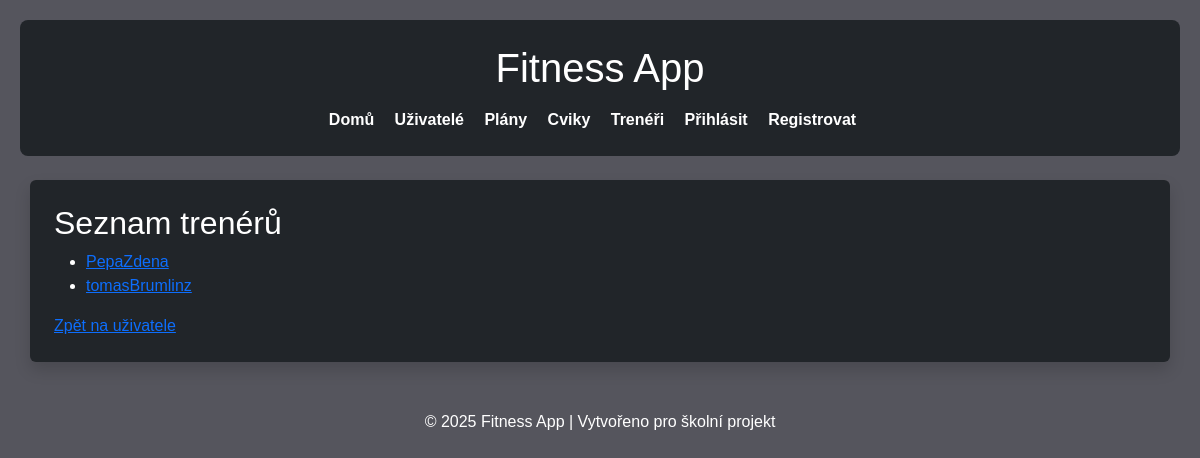
Screenshot of /trainers/ with the database file from the repository.
### library/models.py (models this page shows, shortened)
class UserProfile(models.Model):
    user = models.OneToOneField(User, on_delete=models.CASCADE, related_name='profile')
    age = models.IntegerField(verbose_name='Age')
    height = models.FloatField(verbose_name='Height (cm)')
    weight = models.FloatField(verbose_name='Weight (kg)')
    is_trainer = models.BooleanField(default=False, verbose_name='Is Trainer')
    trainer = models.ForeignKey(
        'self',
        on_delete=models.SET_NULL,
        null=True,
        blank=True,
        limit_choices_to={'is_trainer': True},
        related_name='clients',
        verbose_name='Selected Trainer'
    )
    class Meta:
        ordering = ['user__username']
        verbose_name = 'User Profile'
        verbose_name_plural = 'User Profiles'

### library/views.py (the view)
# urls.py: path('trainers/', views.TrainerListView.as_view(), name='trainer-list'),
class TrainerListView(ListView):
    model = UserProfile
    template_name = 'trainer-list.html'
    def get_queryset(self):
        return UserProfile.objects.filter(is_trainer=True)

### library/templates/trainer-list.html (shortened to what this page needs)
{% extends "base.html" %}
{% block content %}
  <h2>Seznam trenérů</h2>
  <ul>
    {% for trainer in object_list %}
      <li>
        <a href="{% url 'userprofile-detail' trainer.pk %}">
          {{ trainer.user.username }}
        </a>
      </li>
    {% empty %}
      <li>Žádní trenéři nejsou k dispozici.</li>
    {% endfor %}
  </ul>
  <a href="{% url 'userprofile-list' %}">Zpět na uživatele</a>
{% endblock %}

### library/static/css/styles.css (style rules this page uses)
* { margin: 0; padding: 0; box-sizing: border-box; }
body { font-family: Arial, sans-serif; background-color: #55555d; color: white; padding: 20px; }

### rows the page displays
UserProfile: user.username "PepaZdena"
UserProfile: user.username "tomasBrumlinz"
